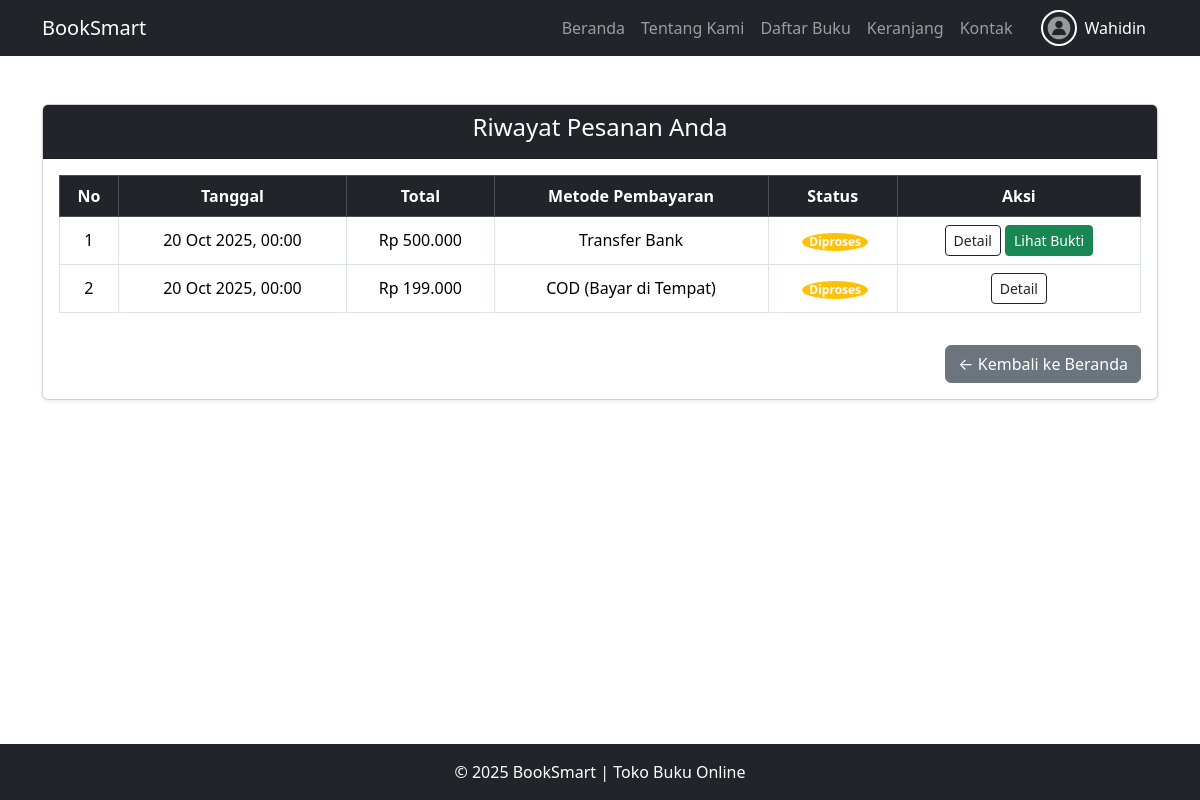
The page /bookstore/riwayat_pesanan.php (signed in) on the database its author committed.
### tables this page shows
CREATE TABLE `pesanan` (
  `id_pesanan` int(11) NOT NULL,
  `id_user` int(11) NOT NULL,
  `jumlah_bayar` decimal(10,2) NOT NULL,
  `metode_pembayaran` varchar(50) DEFAULT NULL,
  `alamat` text DEFAULT NULL,
  `no_hp` varchar(20) DEFAULT NULL,
  `rekening_tujuan` varchar(50) DEFAULT NULL,
  `bukti_transfer` varchar(255) DEFAULT NULL,
  `tanggal` date DEFAULT curdate(),
  `status` varchar(50) DEFAULT 'menunggu konfirmasi'
);

### bookstore/riwayat_pesanan.php (the view, shortened to what this page needs)
<?php
include 'koneksi.php';
$id_user = $_SESSION['id_user'];
$query = mysqli_query($conn, "SELECT * FROM pesanan WHERE id_user='$id_user' ORDER BY tanggal DESC");
?>
<!DOCTYPE html>
<html lang="id">
<head>
  <link href="https://cdn.jsdelivr.net/npm/bootstrap@5.3.2/dist/css/bootstrap.min.css" rel="stylesheet">
  <link rel="stylesheet" href="../assets/css/style.css">
</head>
<body class="d-flex flex-column min-vh-100">
<nav class="navbar navbar-expand-lg navbar-dark bg-dark position-relative">
  <div class="container">
    <a class="navbar-brand" href="index.php">BookSmart</a>
    <div class="collapse navbar-collapse" id="navbarNav">
      <ul class="navbar-nav ms-auto">
        <li class="nav-item"><a class="nav-link" href="index.php">Beranda</a></li>
        <li class="nav-item"><a class="nav-link" href="about.php">Tentang Kami</a></li>
        <li class="nav-item"><a class="nav-link" href="daftar_buku.php">Daftar Buku</a></li>
        <li class="nav-item"><a class="nav-link" href="cart.php">Keranjang</a></li>
        <li class="nav-item"><a class="nav-link" href="contact.php">Kontak</a></li>
      </ul>
      <?php if (isset($_SESSION['nama'])): ?>
        <div class="dropdown profile-dropdown position-relative">
  <a class="nav-link dropdown-toggle d-flex align-items-center" href="#" id="navbarDropdown" role="button" data-bs-toggle="dropdown">
    <div class="position-relative">
      <img src="profil.png" class="profile-img" alt="Profil">
    </div>
    <span class="text-white ms-2"><?php echo $_SESSION['nama']; ?></span>
  </a>
</div>
      <?php else: ?>
        <a href="login_user.php" class="btn btn-outline-light position-absolute end-0 me-3">Login</a>
      <?php endif; ?>
    </div>
  </div>
</nav>
<main class="flex-grow-1">
<div class="container my-5">
  <div class="card shadow-sm">
    <div class="card-header bg-dark text-white text-center">
      <h4>Riwayat Pesanan Anda</h4>
    </div>
    <div class="card-body">
      <?php if (mysqli_num_rows($query) == 0): ?>
        <p class="text-center text-muted">Belum ada pesanan yang dibuat.</p>
      <?php else: ?>
        <div class="table-responsive">
          <table class="table table-bordered align-middle text-center">
            <thead class="table-dark">
              <tr>
                <th>No</th>
                <th>Tanggal</th>
                <th>Total</th>
                <th>Metode Pembayaran</th>
                <th>Status</th>
                <th>Aksi</th>
              </tr>
            </thead>
            <tbody>
              <?php
              $no = 1;
              while ($row = mysqli_fetch_assoc($query)):
                $status = $row['status'];
                $badge = match($status) {
                  'diproses' => 'warning',
                  'selesai' => 'success',
                  'dikirim' => 'info',
                  'dibatalkan' => 'danger',
                  default => 'secondary'
                };
              ?>
              <tr>
                <td><?= $no++; ?></td>
                <td><?= date('d M Y, H:i', strtotime($row['tanggal'])); ?></td>
                <td>Rp <?= number_format($row['jumlah_bayar'], 0, ',', '.'); ?></td>
                <td><?= htmlspecialchars($row['metode_pembayaran']); ?></td>
                <td><span class="badge bg-<?= $badge; ?> text-capitalize"><?= $status; ?></span></td>
                <td>
                  <a href="detail_pesanan.php?id_pesanan=<?= $row['id_pesanan']; ?>" class="btn btn-sm btn-outline-dark">Detail</a>
                  <?php if ($row['metode_pembayaran'] == 'Transfer Bank'): ?>
                    <?php if (!empty($row['bukti_transfer'])): ?>
                      <a href="../assets/bukti_transfer/<?= $row['bukti_transfer']; ?>" target="_blank" class="btn btn-sm btn-success">Lihat Bukti</a>
                    <?php else: ?>
                      <a href="detail_pesanan.php?id_pesanan=<?= $row['id_pesanan']; ?>" class="btn btn-sm btn-warning text-white">Upload Bukti</a>
                    <?php endif; ?>
                  <?php endif; ?>
                </td>
              </tr>
              <?php endwhile; ?>
            </tbody>
          </table>
        </div>
      <?php endif; ?>
      <div class="text-end mt-3">
        <a href="index.php" class="btn btn-secondary">← Kembali ke Beranda</a>
      </div>
    </div>
  </div>
</div>
</main>
<footer class="bg-dark text-white text-center py-3 mt-5">
  <div class="container-fluid">
    <p class="mb-0">&copy; 2025 BookSmart | Toko Buku Online</p>
  </div>
</footer>
</body>
</html>

### assets/css/style.css (style rules this page uses)
.container-fluid { width: 100%; }
.profile-dropdown { margin-left: 20px; display: flex; align-items: center; position: relative; }
.profile-img { width: 36px; height: 36px; border-radius: 50%; object-fit: cover; border: 2px solid #fff; }
.badge { background-color: red; color: white; border-radius: 50%; padding: 3px 7px; font-size: 12px; margin-left: 5px; }

### bookstore/riwayat_pesanan.php (style rules this page uses)
.navbar { position: relative; z-index: 1030; }

### rows shown on the page
pesanan: tanggal "20 Oct 2025, 00:00", jumlah_bayar "500.000", metode_pembayaran "Transfer Bank", status "Diproses"
pesanan: tanggal "20 Oct 2025, 00:00", jumlah_bayar "199.000", metode_pembayaran "COD (Bayar di Tempat)", status "Diproses"

### other values the page prints
$_SESSION['nama'] "Wahidin"
